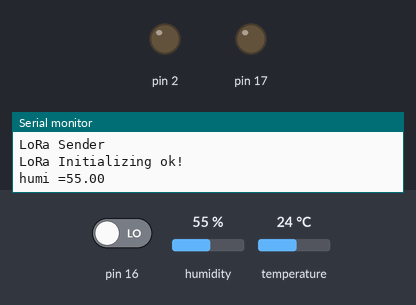
Recording of a sketch running on a simulated Arduino Uno, built with avr-gcc and run on an emulated ATmega328P. Shown: output pins drawn as LEDs (lit = HIGH), the last lines printed to the serial monitor. The inputs (shaded band) are chosen by the test bench; at power-on: pin 16 LOW, humidity 55 %, temperature 24 °C. No radio packets arrive unless stated.

Above: at 2.1 s.
At 5.1 s:
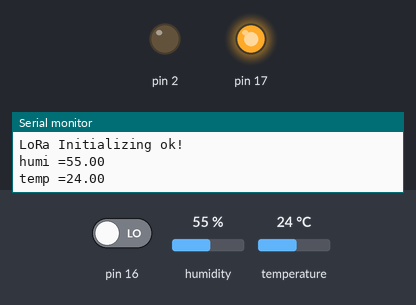
Timing chart, 0 to 12.0 s (numbered marks = the images above):
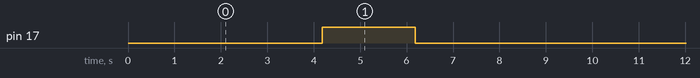

Measured:
- by itself, pin 17: alternates HIGH for 2.0 s and LOW for 7.2 s

The sketch:

lora_value_sender.ino
```cpp
#include<DHT.h>
#include<SPI.h>
#include<LoRa.h>

const int ss=5;
const int rst=35;
const int dio0=34;
DHT dht(4,DHT11);
int d,dur;
float h,t;

void humi(float h){
  h=dht.readHumidity();
  Serial.print("humi =");Serial.println(h);
  Serial.print("\n");
  lora(h);
  delay(2000);

}
void temp(float t){
  t=dht.readTemperature();
  Serial.print("temp =");Serial.println(t);
  lora(t);
  delay(2000);

}
void ultra(int d){
  digitalWrite(17,HIGH);
  delay(2000);
  digitalWrite(17,LOW);
  dur=pulseIn(16,HIGH);
  d=((dur*0.034)/2);
  Serial.print("distance=");Serial.println(d);
  lora(d);

  delay(2000);
}

void lora(int a){
  LoRa.beginPacket();
  LoRa.print(a);
  LoRa.endPacket();


}
void setup() {

  Serial.begin(9600);
  pinMode(2,OUTPUT);
  pinMode(17,OUTPUT);
  pinMode(16,INPUT);
  dht.begin();
  while (!Serial);

  Serial.println("LoRa Sender");
  LoRa.setPins(ss, rst, dio0);

  if (!LoRa.begin(433E6)) {
    Serial.println("Starting LoRa failed!");
    while (1);
  }
  LoRa.setTxPower(20);
  LoRa.setSyncWord(0xF4);
  Serial.println("LoRa Initializing ok!");
}


void loop() {

  humi(h);
  temp(t);
  ultra(d);


}
```
